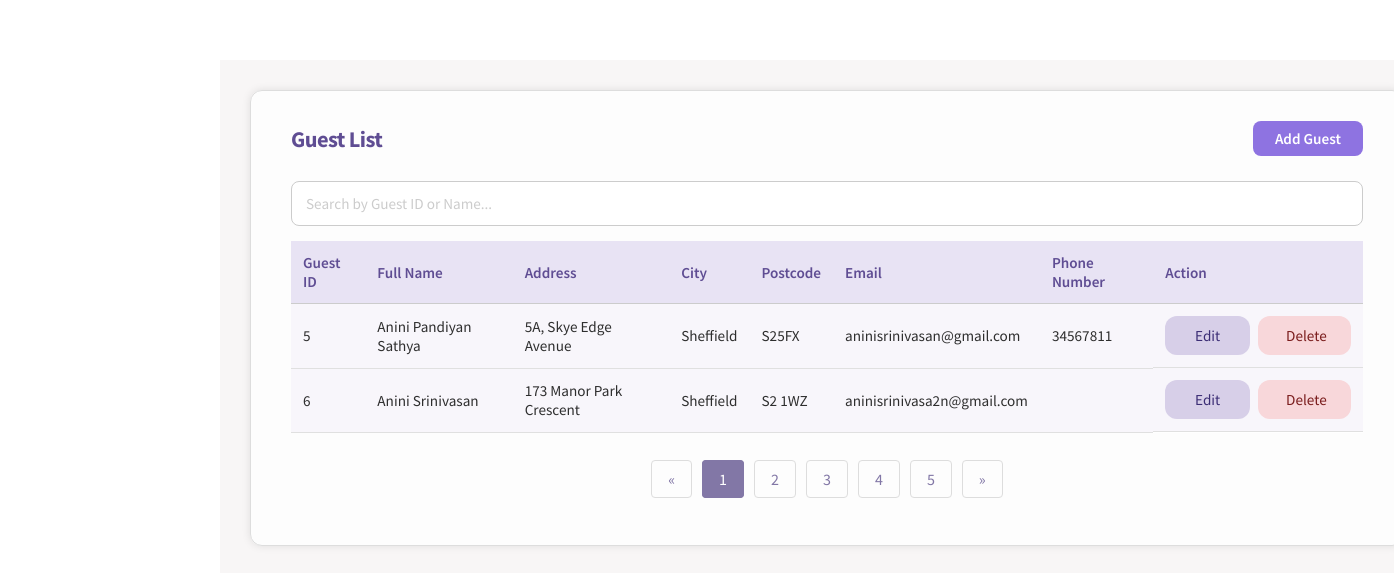
Before: /guest.php with the older database file.
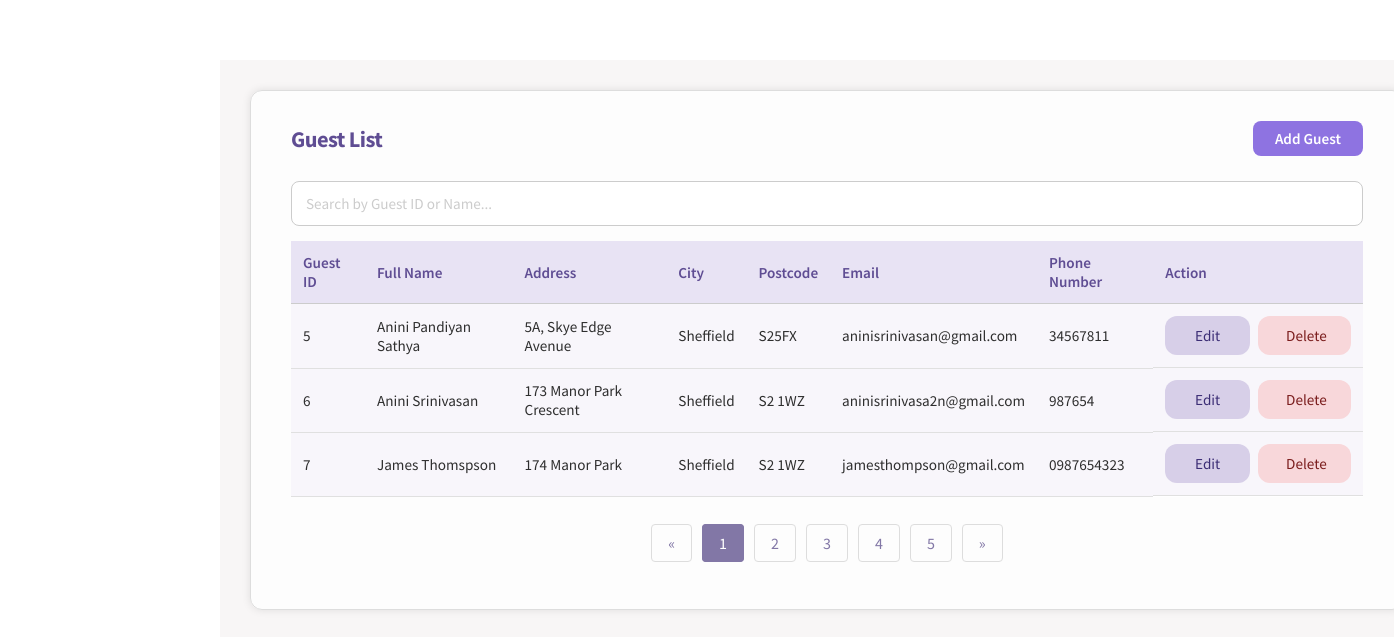
After: the same page with the newer database file.
### tables this page shows
CREATE TABLE GUEST(
GUEST_ID INTEGER NOT NULL PRIMARY KEY AUTOINCREMENT,
F_NAME TEXT NOT NULL,
M_NAME TEXT,
L_NAME TEXT NOT NULL,
GUEST_ADDRESS TEXT NOT NULL,
CITY TEXT NOT NULL,
POSTCODE TEXT NOT NULL,
GUEST_EMAIL TEXT NOT NULL UNIQUE,
GUEST_PHNO TEXT NOT NULL UNIQUE
);

### functions.php (the view, shortened to what this page needs)
<?php
function createDB()
{
    $db = new SQLite3('hotelSQL.db');
    $db->exec("PRAGMA foreign_keys = ON");
    return $db;
}
function GuestList($editingId = null)
{
    $db = createDB();
    $select_query = "SELECT * FROM GUEST";
    $result = $db->query($select_query);
    while ($row = $result->fetchArray(SQLITE3_ASSOC)) {
        $name = trim($row['F_NAME'] . " " . $row['M_NAME'] . " " . $row['L_NAME']);
        if ($editingId == $row['GUEST_ID']) {
            echo "<form method='post'><tr>";
            echo "<td>" . $row['GUEST_ID'] . "</td>";
            echo "<input type='hidden' name='guest-id' value='" . $row['GUEST_ID'] . "'>";
            echo "<td>
                    <input type='text' name='fname' value='" . htmlspecialchars($row['F_NAME']) . "' required placeholder='First Name'><br>
                    <input type='text' name='mname' value='" . htmlspecialchars($row['M_NAME']) . "' placeholder='Middle Name'><br>
                    <input type='text' name='lname' value='" . htmlspecialchars($row['L_NAME']) . "' required placeholder='Last Name'>
                  </td>";
            echo "<td>
                    <input type='text' name='address'
                           value='" . htmlspecialchars($row['GUEST_ADDRESS']) . "' required>
                  </td>";
            echo "<td>
                    <input type='text' name='city'
                           value='" . htmlspecialchars($row['CITY']) . "' required>
                  </td>";
            echo "<td>
                    <input type='text' name='postcode'
                           value='" . htmlspecialchars($row['POSTCODE']) . "' required>
                  </td>";
            echo "<td>
                    <input type='email' name='email'
                           value='" . htmlspecialchars($row['GUEST_EMAIL']) . "' required>
                  </td>";
            echo "<td>
                    <input type='text' name='phone'
                           value='" . htmlspecialchars($row['GUEST_PHNO']) . "' required>
                  </td>";
            echo "<td>
                    <input type='submit' class='submit-btn' name='save' value='Save'>
                    <input type='submit' class='delete-button-in-list' name='cancel' value='Cancel'>
                  </td>";
            echo "</tr></form>";
        } else {
            echo "<form method='post'><tr>";
            echo "<td>" . $row['GUEST_ID'] . "</td>";
            echo "<td>" . $name . "</td>";
            echo "<td>" . $row['GUEST_ADDRESS'] . "</td>";
            echo "<td>" . $row['CITY'] . "</td>";
            echo "<td>" . $row['POSTCODE'] . "</td>";
            echo "<td>" . $row['GUEST_EMAIL'] . "</td>";
            echo "<td>" . $row['GUEST_PHNO'] . "</td>";
            echo "<td>
                    <input type='hidden' name='guest-id' value='" . $row['GUEST_ID'] . "'>
                    <input type='submit' class='edit-button-in-list' name='edit' value='Edit'>
                    <input type='submit' class='delete-button-in-list' name='delete' value='Delete'>
                  </td>";
            echo "</tr></form>";
        }
    }
}
?>

### guest.php (shortened to what this page needs)
<!DOCTYPE html>
<html lang="en">
<head>
    <link rel="stylesheet" href="style.css" />
</head>
<?php
require_once("functions.php");
$editingId = null;
?>
<body onload="loadNavbar()">
    <div class="main_content">
        <section class="add-container">
            <div class="heading-row">
                <h2>Guest List</h2>
                <a class="add-btn" href="guest-add.php">Add Guest</a>
            </div>
            <div class="search-bar">
                <input type="text" id="searchInput" placeholder="Search by Guest ID or Name..." autocomplete="off"
                    onkeyup="filterHotelList(this)">
            </div>
            <table class="base-table">
                <thead>
                    <tr>
                        <th>Guest ID</th>
                        <th>Full Name</th>
                        <th>Address</th>
                        <th>City</th>
                        <th>Postcode</th>
                        <th>Email</th>
                        <th>Phone Number</th>
                        <th>Action</th>
                    </tr>
                </thead>
                <tbody>
                    <?php GuestList($editingId) ?>
                </tbody>
            </table>
            <br />
            <ul class="pagination">
                <li><a href="#">&laquo;</a></li>
                <li class="active"><a href="#">1</a></li>
                <li><a href="#">2</a></li>
                <li><a href="#">3</a></li>
                <li><a href="#">4</a></li>
                <li><a href="#">5</a></li>
                <li><a href="#">&raquo;</a></li>
            </ul>
        </section>
    </div>
</body>
</html>

### style.css (style rules this page uses)
html, body { margin: 0; padding: 0; box-sizing: border-box; }
*, *::before, *::after { box-sizing: inherit; }
* { font-family: "Source Sans Pro", Helvetica, sans-serif; }
h2 { text-align: center; font-weight: 300; font-size: 2.5em; color: #000000; margin-bottom: 20px; letter-spacing: -0.025em; }
input::placeholder { color: #ccc; }
input[type="text"], input[type="password"] { width: 90%; padding: 10px; border: 1px solid #ccc; border-radius: 8px; outline: none; }
.main_content { margin-top: 60px; margin-left: 220px; padding: 30px 40px 40px 30px; background: #f8f6f6; min-height: calc(100vh - 60px); color: #2e2e2e; flex: 1; width: 97%; }
.add-container h2 { color: #5f4d93; font-size: 1.4rem; font-weight: 700; margin-bottom: 20px; text-align: left; }
.add-container .search-bar { margin: 10px 0; padding: 5px 0; }
.add-container .search-bar input { display: block; width: 100%; padding: 12px 14px; border: 1px solid #ccc; }
.base-table { width: 100%; border-collapse: collapse; color: #2e2e2e; font-size: 0.95rem; background-color: #fff; }
.base-table thead { background-color: #e8e3f4; }
.base-table th { text-align: left; font-weight: 600; color: #5f4d93; padding: 12px; border-bottom: 1px solid #ccc; }
.base-table td { padding: 12px; border-bottom: 1px solid #e0e0e0; }
.base-table td:last-child { display: flex; justify-content: flex-start; align-items: center; gap: 8px; }
.base-table tr:nth-child(even) { background-color: #f8f6fb; }
.add-container { width: 90%; max-width: none; padding: 30px 40px 40px 40px; margin: 0 0 30px 0; background: rgba(255, 255, 255, 0.8); border-radius: 12px; border: 1px solid #ddd; box-shadow: 0 0 8px rgba(0, 0, 0, 0.1); }
.add-container input { padding: 10px; border: 1px solid #ccc; border-radius: 8px; font-size: 0.95rem; background-color: #fff; transition: border-color 0.3s, box-shadow 0.3s; }
.add-container td input[type="submit"] { padding: 10px 28px; border: none; border-radius: 12px; font-size: 0.95rem; font-weight: 500; cursor: pointer; }
.add-container .edit-button-in-list { background-color: #d7cfe8; color: #3b2d75; }
.add-container .delete-button-in-list { background-color: #f8d7da; color: #7a1c1c; }
.base-form input, .add-container input, .add-container select, .base-form select { width: 50%; max-width: 100%; }
.pagination { display: flex; justify-content: center; list-style-type: none; padding: 0; }
.pagination li { margin: 0 5px; }
.pagination a { text-decoration: none; color: #8277a6; padding: 8px 16px; border: 1px solid #ddd; border-radius: 4px; }
.pagination .active a { background-color: #8277a6; color: #ffffff; border: 1px solid #8277a6; }
.add-btn { display: inline-block; padding: 8px 22px; background-color: #8e73e1; color: #fff; border-radius: 8px; font-weight: 600; font-size: 0.95rem; text-decoration: none; transition: background 0.2s ease; }
.heading-row { display: flex; align-items: center; justify-content: space-between; margin-bottom: 20px; }
.heading-row h2 { margin: 0; color: #5f4d93; font-size: 1.4rem; font-weight: 700; }

Changed rows visible on the page:
changed guest "Anini Srinivasan": GUEST_PHNO (not shown) → "987654"
added guest: GUEST_ID "7", name "James Thomspson", GUEST_ADDRESS "174 Manor Park", CITY "Sheffield", POSTCODE "S2 1WZ", GUEST_EMAIL "jamesthompson@gmail.com", GUEST_PHNO "0987654323"
